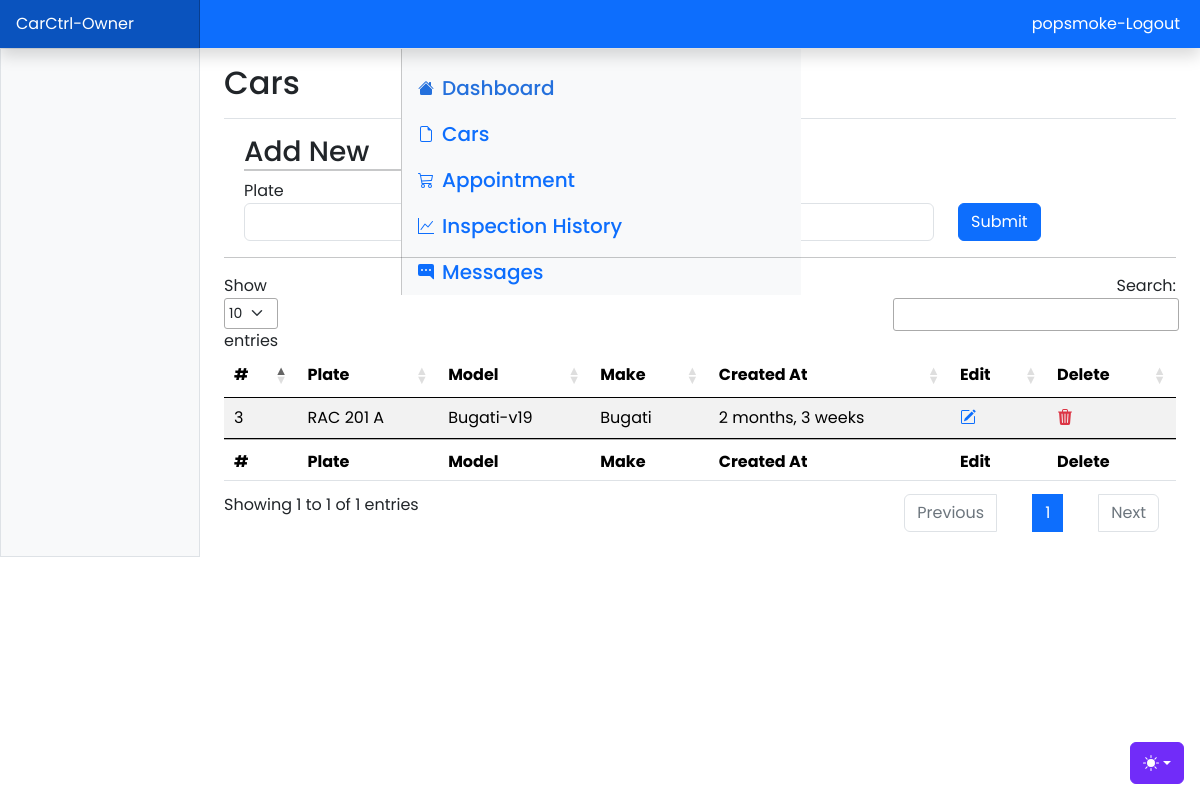
The app's page /owner/cars (signed in) with its own data.
### App/models.py (models this page shows, shortened)
class User(AbstractUser):
    class Role(models.TextChoices):
        OWNER = "OWNER", "Owner"
        ADMIN = "ADMIN", "Admin"
    base_role = Role.ADMIN
    role = models.CharField(max_length=50, choices=Role.choices)
    phone_number = models.CharField(
        validators=[phone_regex], max_length=13, unique=True, null=True
    )
    address = models.CharField(max_length=100, blank=True)
    groups = models.ManyToManyField(
        "auth.Group",
        related_name="users",
        blank=True,
        verbose_name=_("groups"),
        help_text=_("The groups this user belongs to."),
    )
    user_permissions = models.ManyToManyField(
        Permission,
        related_name="users",
        blank=True,
        verbose_name=_("user permissions"),
        help_text=_("Specific permissions for this user."),
    )

class Car(models.Model):
    owner_id = models.ForeignKey(User, on_delete=models.CASCADE)
    model = models.TextField(max_length=50)
    make = models.TextField(max_length=50)
    plate = models.CharField(validators=[plate_regex], max_length=9, unique=True)
    created_at = models.DateTimeField(auto_now_add=True)
    updated_at = models.DateTimeField(auto_now=True)

### App/views.py (the view, shortened to what this page needs)
# urls.py: path('owner/cars', views.owner_cars, name="owner-cars"),
@login_required(login_url='login')
def owner_cars(request):
    form = CarForm()
    owner = Owner.objects.get(id = request.user.id)
    cars = Car.objects.filter(owner_id = owner.id)
    context = {'form': form, 'cars': cars}
    return render(request, 'owner-cars.html', context)

### App/forms.py
class CarForm(forms.ModelForm):
    class Meta:
        model = Car
        fields = '__all__'
        exclude = ['owner_id']
        widgets = {
            'plate': forms.TextInput(attrs={'class': 'form-control'}),
            'model': forms.TextInput(attrs={'class': 'form-control'}),
            'make': forms.TextInput(attrs={'class': 'form-control'}),
            'car_id': forms.Select(attrs={'class': 'form-control'}),
        }

### App/templates/App/owner-cars.html (shortened to what this page needs)
{% load static %}
{% include 'includes/owner-nav.html' %}
<main class="col-md-9 ms-sm-auto col-lg-10 px-md-4">
    <div
        class="d-flex justify-content-between flex-wrap flex-md-nowrap align-items-center pt-3 pb-2 mb-3 border-bottom">
        <h1 class="h2">Cars</h1>
    </div>
    <div class="container-fluid m-2">
        <h3 style="border-bottom: 2px solid #c7c8c9; width: 160px;">Add New</h3>
        <form method="post">
            <div class="row">
                <div class="col">
                    <label for="inlineGridName" class="sr-only">Plate</label>
                    {{form.plate}}
                </div>
                <div class="col">
                    <label for="inlineGridEmail" class="sr-only">Model</label>
                </div>
                <div class="col">
                    <label for="inlineGridEmail" class="sr-only">Make</label>
                    {{form.make}}
                </div>
                <div class="col pt-4">
                    <button type="submit" class="btn btn-primary">Submit</button>
                </div>
            </div>
        </form>
    </div>
    <hr>
    <table id="myTable" class="table table-striped" style="width:100%">
        <thead>
            <tr>
                <th>#</th>
                <th>Plate</th>
                <th>Model</th>
                <th>Make</th>
                <th>Created At</th>
                <th>Edit</th>
                <th>Delete</th>
            </tr>
        </thead>
        <tbody>
            {% for car in cars %}
        <tr>
            <td>{{car.id}}</td>
            <td>{{car.plate}}</td>
            <td>{{car.model}}</td>
            <td>{{car.make}}</td>
            <td>{{car.created_at | timesince}}</td>
            <td><a href="{% url 'owner-cars-edit' car.id %}" class="text-primary">
                    </a></td>
            <td><a href="{% url 'owner-cars-delete' car.id %}" class="text-danger" onclick="return confirm('Are you sure delete?');"></a></td>
        </tr>
        {% endfor %}
        </tbody>
        <tfoot>
            <tr>
                <th>#</th>
                <th>Plate</th>
                <th>Model</th>
                <th>Make</th>
                <th>Created At</th>
                <th>Edit</th>
                <th>Delete</th>
            </tr>
        </tfoot>
    </table>
</main>
{% include 'includes/owner-footer.html' %}

### App/templates/App/includes/owner-nav.html (shortened to what this page needs)
{% load static %}
<!doctype html>
<html lang="en" data-bs-theme="auto">
<head>
  <link rel="stylesheet" href="https://cdn.datatables.net/1.13.5/css/jquery.dataTables.min.css" />
    <link href="https://stackpath.bootstrapcdn.com/bootstrap/5.1.0/css/bootstrap.min.css" rel="stylesheet">
  <link href="{% static 'assets/dist/css/bootstrap.min.css'%}" rel="stylesheet">
  <link href="https://cdn.jsdelivr.net/npm/bootstrap-icons@1.10.5/font/bootstrap-icons.min.css" rel="stylesheet">
  <link href="{% static 'assets/css/dashboard.css'%}" rel="stylesheet">
</head>
<body>
  <div class="dropdown position-fixed bottom-0 end-0 mb-3 me-3 bd-mode-toggle">
    <button class="btn btn-bd-primary py-2 dropdown-toggle d-flex align-items-center" id="bd-theme" type="button"
      aria-expanded="false" data-bs-toggle="dropdown" aria-label="Toggle theme (auto)">
      <svg class="bi my-1 theme-icon-active" width="1em" height="1em">
        <use href="#circle-half"></use>
      </svg>
    </button>
  </div>
  <header class="navbar sticky-top bg-primary flex-md-nowrap p-0 shadow" data-bs-theme="dark">
    <a class="navbar-brand col-md-3 col-lg-2 me-0 px-3 fs-6 text-white" href="/">CarCtrl-Owner</a>
    <a href="{% url 'logoutAc' %}" class="text-white" style="padding-right: 20px; text-decoration: none;">{{ user.username }}-Logout</a>
  </header>
  <div class="container-fluid">
    <div class="row">
      <div class="sidebar border border-right col-md-3 col-lg-2 p-0 bg-body-tertiary">
        <div class="offcanvas-md offcanvas-end bg-body-tertiary" tabindex="-1" id="sidebarMenu"
          aria-labelledby="sidebarMenuLabel">
          <div class="offcanvas-body d-md-flex flex-column p-0 pt-lg-3 overflow-y-auto">
            <ul class="nav flex-column">
              <li class="nav-item">
                <a class="nav-link d-flex align-items-center gap-2 active" aria-current="page"
                  href="{% url 'owner-home' %}">
                  <svg class="bi">
                    <use xlink:href="#house-fill" />
                  </svg>
                  Dashboard
                </a>
              </li>
              <li class="nav-item">
                <a class="nav-link d-flex align-items-center gap-2" href="{% url 'owner-cars' %}">
                  <svg class="bi">
                    <use xlink:href="#file-earmark" />
                  </svg>
                  Cars
                </a>
              </li>
              <li class="nav-item">
                <a class="nav-link d-flex align-items-center gap-2" href="{% url 'owner-appointment' %}">
                  <svg class="bi">
                    <use xlink:href="#cart" />
                  </svg>
                  Appointment
                </a>
              </li>
              <li class="nav-item">
                <a class="nav-link d-flex align-items-center gap-2" href="{% url 'owner-inspection' %}">
                  <svg class="bi">
                    <use xlink:href="#graph-up" />
                  </svg>
                  Inspection History
                </a>
              </li>
              <li class="nav-item">
                <a class="nav-link d-flex align-items-center gap-2" href="{% url 'owner-notifications' %}">
                  Messages
                </a>
              </li>
            </ul>
          </div>
        </div>
      </div>

### static/assets/css/dashboard.css (style rules this page uses)
body { margin: 0; font-family: 'Poppins', sans-serif; background-color: #fff; }
.bi { display: inline-block; width: 1rem; height: 1rem; }
.sidebar .nav-link { font-size: 20px; font-weight: 500; }
.sidebar .nav-link.active { color: #2470dc; }
.navbar-brand { padding-top: .75rem; padding-bottom: .75rem; background-color: rgba(0, 0, 0, .25); box-shadow: inset -1px 0 0 rgba(0, 0, 0, .25); }

### App/templates/App/includes/owner-nav.html (style rules this page uses)
.bi { vertical-align: -.125em; fill: currentColor; }
.btn-bd-primary { --bd-violet-bg: #712cf9; --bd-violet-rgb: 112.520718, 44.062154, 249.437846; --bs-btn-font-weight: 600; --bs-btn-color: var(--bs-white); --bs-btn-bg: var(--bd-violet-bg); --bs-btn-border-color: var(--bd-violet-bg); --bs-btn-hover-color: var(--bs-white); --bs-btn-hover-bg: #6528e0; --bs-btn-hover-border-color: #6528e0; --bs-btn-focus-shadow-rgb: var(--bd-violet-rgb); --bs-btn-active-color: var(--bs-btn-hover-color); --bs-btn-active-bg: #5a23c8; --bs-btn-active-border-color: #5a23c8; }
.bd-mode-toggle { z-index: 1500; }

### records on screen
User: username "popsmoke"
Car: id "3", plate "RAC 201 A", model "Bugati-v19", make "Bugati", created_at "2 months, 3 weeks"
